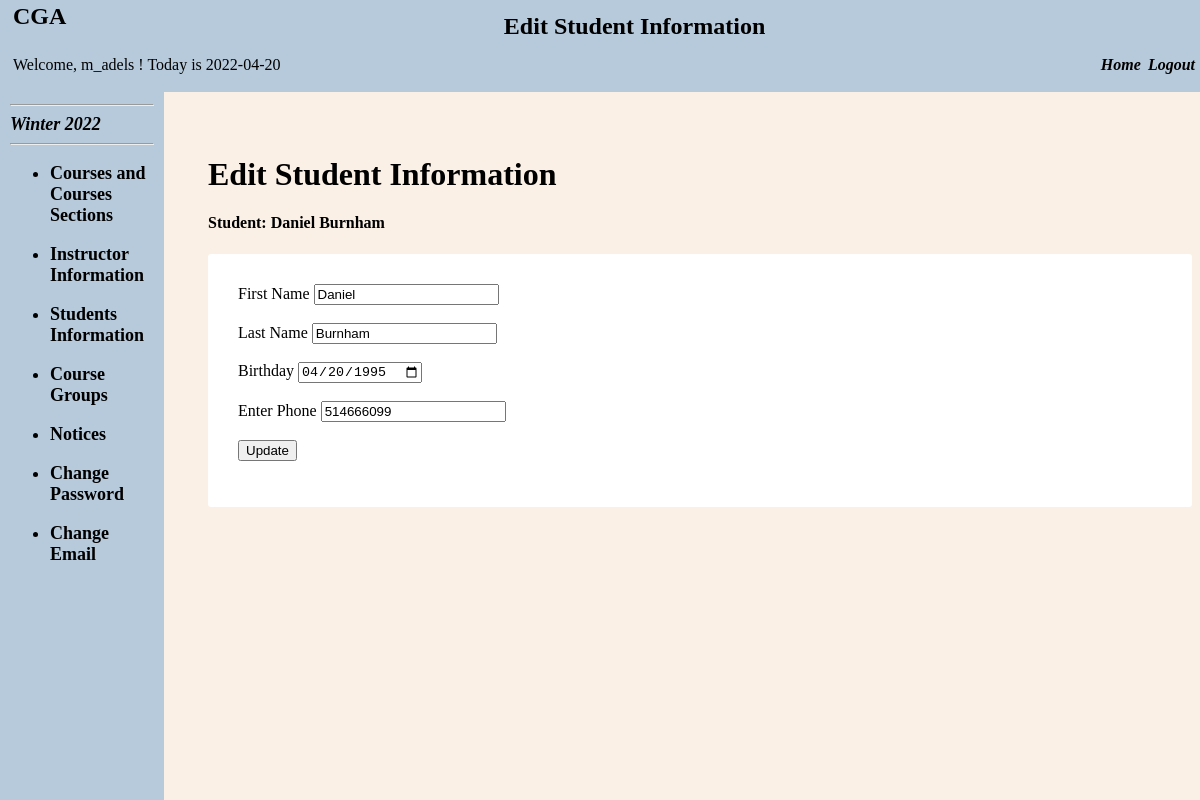
The page /Administrator/editStudent.php?GetId=1001 (signed in) on the database its author committed.
### tables this page shows
CREATE TABLE `student` (
  `student_id` int NOT NULL AUTO_INCREMENT,
  `user_id` int DEFAULT NULL,
  `first_name` varchar(100) NOT NULL,
  `last_name` varchar(100) NOT NULL,
  `birth_date` date DEFAULT NULL,
  `phone` int DEFAULT NULL,
  PRIMARY KEY (`student_id`),
  KEY `user_id` (`user_id`),
  CONSTRAINT `student_ibfk_1` FOREIGN KEY (`user_id`) REFERENCES `users` (`id`)
);

CREATE TABLE `term` (
  `term_id` int NOT NULL AUTO_INCREMENT,
  `termname` varchar(100) DEFAULT NULL,
  `term_season` varchar(10) DEFAULT NULL,
  `term_year` varchar(10) DEFAULT NULL,
  `term_begin_date` varchar(100) DEFAULT NULL,
  `term_end_date` varchar(100) DEFAULT NULL,
  `is_term_now` varchar(10) DEFAULT NULL,
  PRIMARY KEY (`term_id`),
  UNIQUE KEY `term` (`is_term_now`)
);

### Administrator/editStudent.php (the view, shortened to what this page needs)
<?php
   include('../session.php');
   $Iid = $_GET['GetId'];
   $query = "select student_id,user_id,first_name,last_name,birth_date, phone from student where student_id = '".$Iid."'  ";
   $result = mysqli_query($conn,$query);
   while($row = mysqli_fetch_assoc($result))
{
     $ID  = $row['student_id'];
     $fname = $row['first_name'];
     $lname = $row['last_name'];
     $bday = $row['birth_date'];
     $phone = $row['phone'];
     echo $fname;
}
$qthisterm = "select termname from term where is_term_now = 'YES' ";
$resthisterm = mysqli_query($conn,$qthisterm);
while($rowinprocess = mysqli_fetch_assoc($resthisterm))
{
 $thisTname = $rowinprocess['termname'];
 }
?>
<!DOCTYPE html>
<html>
<head>
</head>
<body>
  <div class="header" height="20%" scrolling="no">
    <table border="0" width="100%">
      <tbody>
        <tr width="100%">
          <td width="5%" align="left"><h2>CGA</h2></td>
          <td align="center"><font size="5"><b>Edit Student Information</b></font></td>
        </tr>
      </tbody>
    </table>
    <table border="0" width="100%">
      <tbody>
        <tr width="100%">
          <td align="left"><font class="font-header" size="3">Welcome, <?php echo htmlspecialchars($_SESSION["username"]); ?> ! <?php echo "Today is " . date("Y-m-d") . "<br>"; ?></font></td>
          <td align="right">
            <i>
              <b>
                <a href="adminHome.php">
                  <font class="home_link" color="black">Home</font>
                </a>
              </b>
            </i>
            <i>
              <b>
                <a href="../logout.php">
                  <font color="black">Logout</font>
                </a>
              </b>
            </i>
            <br>
          </td>
        </tr>
      </tbody>
    </table>
  </div>
  <div class="menu" height="100%" width="150px">
    <hr>
    <b >
      <font size="4">
        <i><?php echo $thisTname?></i>
      </font>
    </b>
    <hr>
    <b>
      <font size="4">
        <ul>
          <li>
            <a href="adminCourses.php">
              <b>
                <font color="black">Courses and Courses Sections</font>
              </b>
            </a>
          </li>
        </ul>
      </font>
    </b>
    <b>
      <font size="4">
        <ul>
          <li>
            <a href="adminInstructor.php">
              <b>
                <font color="black">Instructor Information</font>
              </b>
            </a>
          </li>
        </ul>
      </font>
    </b>
    <b>
      <font size="4">
        <ul>
          <li>
            <a href="adminStudents.php">
              <b>
                <font color="black">Students Information</font>
              </b>
            </a>
          </li>
        </ul>
      </font>
    </b>
    <b>
      <font size="4">
        <ul>
          <li>
            <a href="adminGroups.php">
              <b>
                <font color="black">Course Groups</font>
              </b>
            </a>
          </li>
        </ul>
      </font>
    </b>
    <b>
      <font size="4">
        <ul>
          <li>
            <a href="adminNotices.php">
              <b>
                <font color="black">Notices</font>
              </b>
            </a>
          </li>
        </ul>
      </font>
    </b>
    <b>
      <font size="4">
        <ul>
          <li>
            <a href="adminPassword.php">
              <b>
                <font color="black">Change Password</font>
              </b>
            </a>
          </li>
        </ul>
      </font>
    </b>
    <b>
      <font size="4">
        <ul>
          <li>
            <a href="adminEmail.php">
              <b>
                <font color="black">Change Email</font>
              </b>
            </a>
          </li>
        </ul>
      </font>
    </b>
  </div>
    <div class="main_home">
       <div >
                        <div class="title">
                            <h1 > Edit Student Information </h1>
                            <h4 > Student: <?php echo $Sname = $fname." ".$lname ?> </h4>
                        </div>
                        <div class="form_container">
                            <form action="updateStudent.php?Id=<?php echo $ID ?>" method="post">
                                <Label>First Name</Label>
                                <input type="text"  name="FirstName" value ="<?php echo $fname ?>" >
                                <br><br>
                                <Label>Last Name</Label>
                                <input type="text"  name="LastName" value ="<?php echo $lname ?>">
                                <br><br>
                                <Label>Birthday</Label>
                                <input type="date"  name="bday" value =<?php echo $bday ?>>
                                <br><br>
                                <Label>Enter Phone</Label>
                                <input type="number" name="phone"  value=<?php echo $phone  ?> >
                                <br><br>
                               <button name="update">Update</button>
                            </form>
                        </div>
                    </div>
                    </div>
</body>
</html>

### rows shown on the page
student: first_name "Daniel", first_name+last_name "Daniel Burnham", FirstName "Daniel", LastName "Burnham", bday "04/20/1995", phone "514666099"
term: termname "Winter 2022"

### other values the page prints
$_SESSION["username"] "m_adels"
